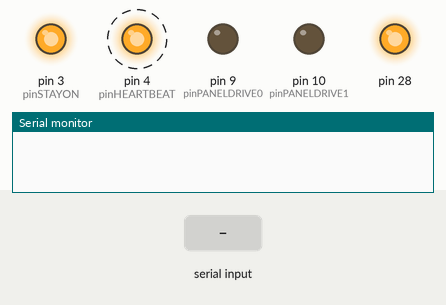
A sketch run on a simulated Teensy 4. On the bench: output pins drawn as LEDs (lit = HIGH), the last lines printed to the serial monitor. Dashed ring = blinking. Inputs (shaded band) come from the test bench.

Above: at 1.2 s.
1.3 s: "1" received over the second serial link
At 3.8 s:
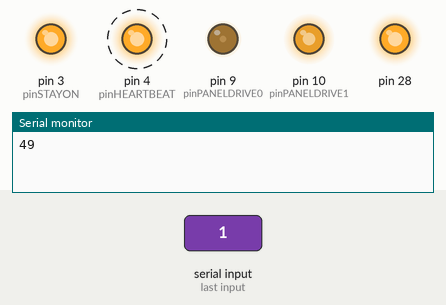
Timing chart, 0 to 10.3 s (numbered marks = the images above; inputs shaded):
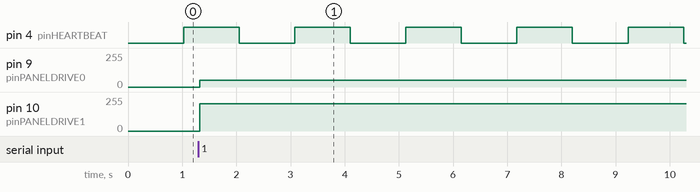

Measured:
- after the input at 1.3 s, pin 9 (pinPANELDRIVE0): 0/255 → 49/255 at once; pin 10 (pinPANELDRIVE1): 0/255 → 206/255 at once
- by itself, pin 4 (pinHEARTBEAT): alternates HIGH for 1.0 s and LOW for 1.0 s

The sketch:

CHIRO_MainBoardDisplay.ino
```cpp
#include <WS2812Serial.h>

// PIN DECLARATIONS
int pinSTAYON = 3;
int pinANALOGDIFFAMP = A6;
int pinANALOGAMP0 = A1;
int pinANALOGAMP1 = A2;
int pinHEARTBEAT = 4;
int pinLEDDATA = 1;
int pinPANELDRIVE0 = 9;
int pinPANELDRIVE1 = 10;

// VARIABLE DECLARATIONS
unsigned long lngHeartbeatTimer = 0;
unsigned long lngShutOffTimer = 0;
boolean booHeartbeatState = false;

// fancy variables for LEDs
const int numled = 24;
byte drawingMemory[numled*3];         //  3 bytes per LED
DMAMEM byte displayMemory[numled*12]; // 12 bytes per LED
WS2812Serial leds(numled, displayMemory, drawingMemory, pinLEDDATA, WS2812_GRB);
#define RED    0xFF0000
#define GREEN  0x00FF00
#define BLUE   0x0000FF
#define YELLOW 0xFFFF00
#define PINK   0xFF1088
#define ORANGE 0xE05800
//#define WHITE  0xFFFFFF

void setup() {
  pinMode(pinSTAYON, OUTPUT);
  digitalWrite(pinSTAYON, HIGH);
  pinMode(pinHEARTBEAT, OUTPUT);
  pinMode(pinPANELDRIVE0, OUTPUT);
  pinMode(pinPANELDRIVE1, OUTPUT);
  lngHeartbeatTimer = millis();
  lngShutOffTimer = millis();
  //leds.begin();
  //leds.setPixel(2, GREEN);
  //leds.show();
  //analogWriteResolution(12);
  analogWriteResolution(8);
  analogWrite(A14, 2048);

  Serial.begin(1000000);
  Serial3.begin(9600);

  //digitalWrite(pinPANELDRIVE1, LOW);
  //digitalWrite(pinPANELDRIVE0, HIGH);
}

int intPercentNeedleGauge = 0;

void loop() {
  if (millis() - lngHeartbeatTimer > 1000){
    booHeartbeatState = !booHeartbeatState;
    digitalWrite(pinHEARTBEAT, booHeartbeatState);
    lngHeartbeatTimer = millis();
  }

  while (Serial3.available() > 0) {
    intPercentNeedleGauge = Serial3.read();
    Serial.println(intPercentNeedleGauge);
    analogWrite(pinPANELDRIVE0, intPercentNeedleGauge);
    analogWrite(pinPANELDRIVE1, 255-intPercentNeedleGauge);
  }

  //intPercentNeedleGauge = 4*(508-analogRead(pinANALOGDIFFAMP));
  //analogWrite(pinPANELDRIVE0, 2048 + intPercentNeedleGauge*20);
  //analogWrite(pinPANELDRIVE1, 2048 - intPercentNeedleGauge*20);
  delay(30);
}
```
